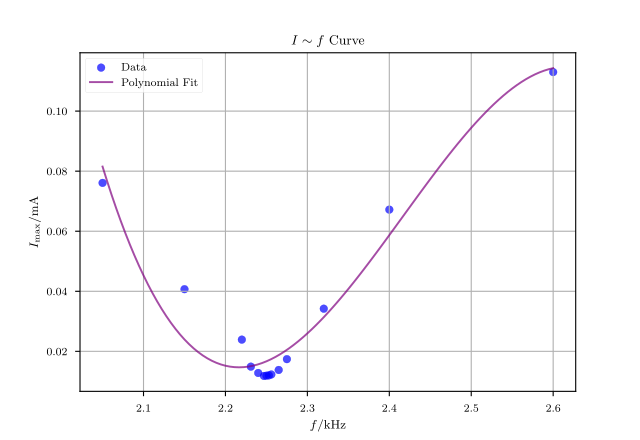

This chart was generated by the following Python code:
import numpy as np
import matplotlib.pyplot as plt
from sklearn.linear_model import LinearRegression
import matplotlib
from scipy.optimize import curve_fit

plt.rcParams.update({
    "text.usetex": True,
    "font.family": "CMU Serif",
})
matplotlib.rcParams['mathtext.fontset'] = 'stix'
plt.style.use('seaborn-v0_8-paper')

y_list = [
    0.0761, 0.0407, 0.0239, 0.0149, 0.0128,
    0.0118, 0.0119, 0.0120, 0.0123, 0.0138,
    0.0174, 0.0342, 0.0672, 0.1130
]


x_list = [
    2.050, 2.150, 2.220, 2.231, 2.240,
    2.247, 2.250, 2.253, 2.256, 2.265,
    2.275, 2.320, 2.400, 2.600
]


# Data
y = np.array(y_list)
x = np.array(x_list).reshape(-1, 1)

# Define arccos function
def poly(x, a, b, c, d, e):
    return a * x ** 3 + b * x ** 2 + c * x + d

# Fit the data using curve_fit
popt, pcov = curve_fit(poly, x.flatten(), y, maxfev=10000)

# Plot the original data
plt.scatter(x, y, label='Data', color='blue', alpha=0.7)

# Plot the fitted curve
x_fit = np.linspace(min(x), max(x), 100)
y_fit = poly(x_fit, *popt)
plt.plot(x_fit, y_fit, label='Polynomial Fit', color='purple', alpha=0.7)

# Add labels and legend
plt.ylabel('$I_{\mathrm{max}}/\mathrm{mA}$')
plt.xlabel('$f/\mathrm{kHz}$')
plt.legend()
plt.title('$I \sim f$ Curve')
plt.grid(True)


# Show plot
plt.savefig('plot5.pdf')
